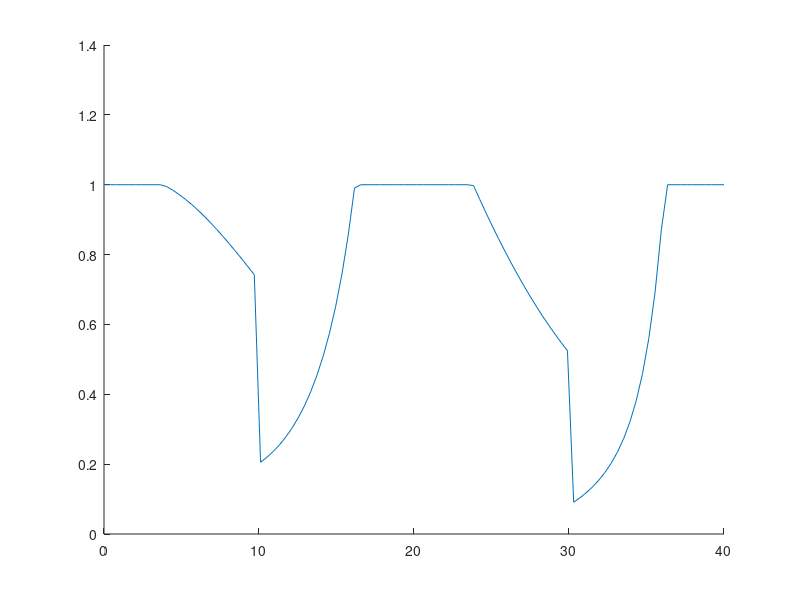

MATLAB code for this plot:

% clear all
% close all
d_thr = 122;%s
d_sat = 486.0;
max_d = 999999999;
alpha = 0.1;
beta = 0.6;
k_thr = 0.02*10^(6);
k_sat = .00938*10^(6);
f_min = 0;
T_rec = 28.5;
T_fat = 2.9;
beta = 0.6;
n1 = (-d_thr)*atan(k_thr*-d_thr) - (-d_sat)*atan(k_sat*-d_sat);
n2 = (max_d-d_thr)*atan(k_thr*(max_d-d_thr)) - (max_d-d_sat)*atan(k_sat*(max_d-d_sat));

c1 = 1/(n2-n1);
c2 = -n1/(n2-n1);
time = linspace(0,40,100);
a = zeros(1,length(time));
count = 1;
fit = 1;
for t = time
    
    if (t>=0 && t<=10)  
        d = 32*t;
        f = 10;
    elseif (t>20 && t<=30)
        d = 32*(t-20)
        f = 10
    elseif (t>10 && t<=20)
        d = -32*t + 640;
        f = 100;
    elseif (t>30 && t<=40)
        d = -32*t + 1280;
        f= 100;
    end

 
  
    a_r = c1*( (d-d_thr)*atan(k_thr*(d-d_thr)) - (d-d_sat)*atan(k_sat*(d-d_sat))) + c2;
    temp = (alpha*f)^2;

    a_f = temp/(1+temp);
    a_p = a_f*a_r;

    lambda =1- beta + beta*(f/100)^2;

    c3 = (a_p*f_min*lambda)/T_fat + (1-a_p*lambda)/T_rec;
    
    c4 = (a_p*lambda-1)/T_rec - (a_p*lambda)/T_fat;
    c5 = c3/c4;
    fit = -c5+(1+c5)*exp(c4*t);
   
    a(count,1) = 100*a_p;
    a(count,2) = fit;
    count = count+1;
end
hold on 

%plot(time,a(:,1))
plot(time,a(:,2))
%legend([ 'activation without fatigue'; 'activation with fatigue']) 
%%
